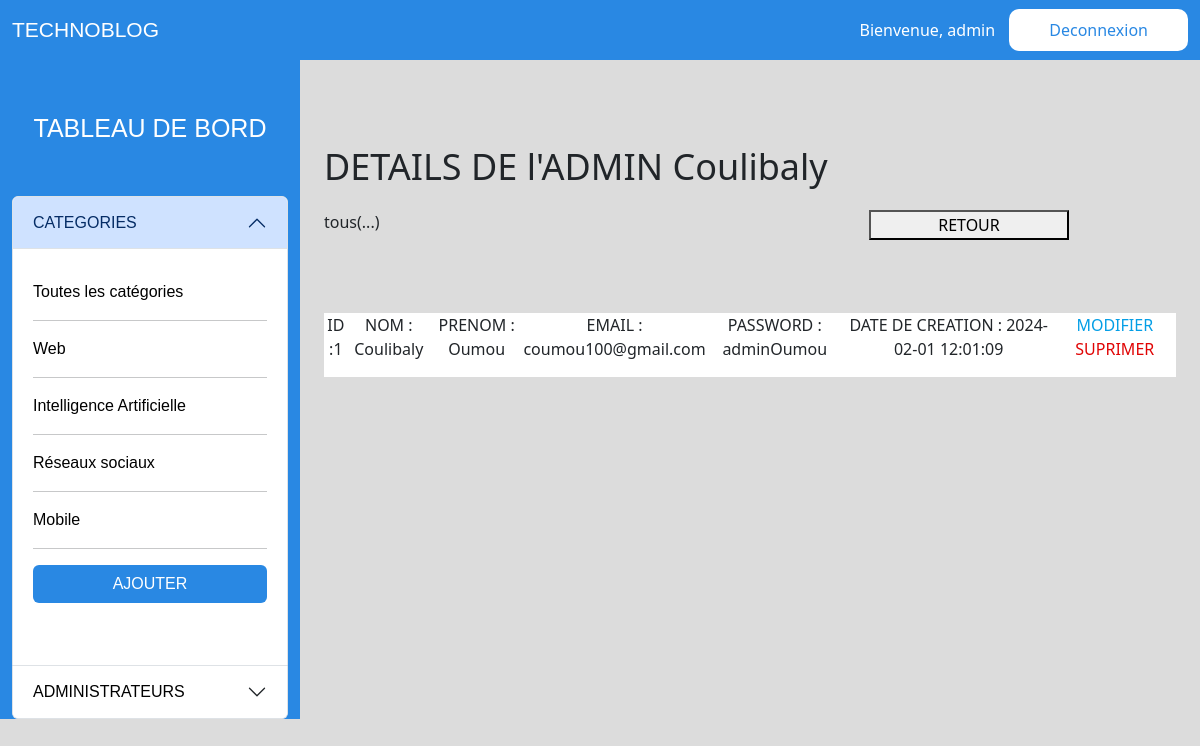
Screenshot of /site/admin/voir.php?id=1 with the database file from the repository.
### tables this page shows
CREATE TABLE `categories` (
  `id` int(11) NOT NULL,
  `nom` varchar(255) DEFAULT NULL,
  `date_creation` datetime DEFAULT NULL
);

### site/admin/voir.php (the view, shortened to what this page needs)
<?php
if (isset($_GET['id'])  && !empty($_GET['id'])) {
    $conn = new PDO('mysql:host=localhost;dbname=creatix', 'root', '');
    $id= strip_tags($_GET['id']);
    $sql= 'SELECT * FROM admin WHERE `id` = :id; ';
    $query = $conn->prepare($sql);
    $query->bindvalue(':id', $id, PDO::PARAM_INT);
    $query->execute();
    $row = $query->fetch();
}else {
    $_SESSION['erreur'] = 'URL invalide';
    header('Location: admins.php');
}
?>
<?php require_once(__DIR__.'/dashboard-header.php') ?>
<div class="col-sm-9" id="">
  <div class="cont">
    <div class="container text-center">
      <div class="row">
        <div class="col-sm-12">
          <p style="  font-size: 36px;text-align: start ;">DETAILS DE l'ADMIN <?= $row['nom'] ?></p>
        </div>
        <div class="col-sm-6">
          <p style=" text-align: start ;">tous(...)</p>
        </div>
        <div class="col-sm-6">
          <button> <a href="admins.php">RETOUR</a></button>
        </div>
        <div class="col-sm-12 mt-5">
          <div class="admin-card">
          <p>ID :<?= $row['id'] ?></p>
          <p>NOM : <?= $row['nom'] ?></p>
          <p>PRENOM :  <?= $row['prenom'] ?></p>
          <p>EMAIL : <?= $row['email'] ?></p>
          <p>PASSWORD : <?= $row['password'] ?></p>
          <p>DATE DE CREATION : <?= $row['date_creation'] ?></p>
          <br>
          <p> <a href="edit.php?id=<?= $row['id'] ?>" class="modifier">MODIFIER</a>
        <a href="delete.php?id=<?= $row['id'] ?>" class="suprimer"> SUPRIMER</a>
        </p>
          </div>
        </div>
      </div>
    </div>
  </div>
</div>
<?php require_once(__DIR__.'/dashboard-footer.php') ?>

### site/admin/dashboard-header.php (shortened to what this page needs)
<!DOCTYPE html>
<html lang="en">
<head>
    <link href="https://cdn.jsdelivr.net/npm/bootstrap@5.3.2/dist/css/bootstrap.min.css" rel="stylesheet">
    <link rel="stylesheet" href="css/style-admin.css">
</head>
<body>
    <div class="container-fluid text-center">
        <div class="row">
            <div class="col-sm-12" id="haut-page">
                <span class="nom-blog">TECHNOBLOG</span> <span>Bienvenue, <?php
                if(isset($_SESSION['prenom'], $_SESSION['nom'])){
                    echo $_SESSION['prenom'] . " " . $_SESSION['nom'] ;
                } else {
                    echo 'admin';
                }
                 ?>
                    <a href="deconnexion.php" class="button"> Deconnexion</a>
                </span>
            </div>
            <div class="col-sm-3" id="cote">
                <a class="dashboardName" href="dashboard.php">TABLEAU DE BORD</a>
                <div class="accordion mt-5" id="accordionPanelsStayOpenExample">
                    <div class="accordion-item">
                        <h2 class="accordion-header">
                            <button class="accordion-button" type="button" data-bs-toggle="collapse" data-bs-target="#panelsStayOpen-collapseOne" aria-expanded="true" aria-controls="panelsStayOpen-collapseOne">
                                CATEGORIES
                            </button>
                        </h2>
                        <div id="panelsStayOpen-collapseOne" class="accordion-collapse collapse show">
                            <div class="accordion-body">
                                <ul>
                                <li><a href="dashboard.php" class="text-categorie">Toutes les catégories</a></li>
                                    <hr>
                                    <?php
                                    $sql = "SELECT id, nom FROM categories";
                                    $conn = new PDO('mysql:host=localhost;dbname=creatix', 'root', '');
                                    $request = $conn->query($sql);
                                    while ($data = $request->fetch()) {
                                    ?>
                                        <li><a href="categorie.php?id=<?= $data['id'] ?>" class="text-categorie"><?= stripslashes($data['nom']) ?></a></li>
                                        <hr>
                                    <?php
                                    }
                                    ?>
                                    <li> <button type="button" class="btn menu-button"><a href="creer-categorie.php">AJOUTER</a></button>
                                    </li>
                                </ul>
                            </div>
                        </div>
                    </div>
                    <div class="accordion-item">
                        <h2 class="accordion-header">
                            <button class="accordion-button collapsed" type="button" data-bs-toggle="collapse" data-bs-target="#panelsStayOpen-collapseTwo" aria-expanded="false" aria-controls="panelsStayOpen-collapseTwo">
                               <a href="admins.php">ADMINISTRATEURS</a>
                            </button>
                        </h2>
                    </div>
                </div>
            </div>

### site/admin/css/style-admin.css (style rules this page uses)
body { margin: 0; padding: 0; background-color: gainsboro; }
li { list-style-type: none; margin-bottom: 15px; }
ul { padding-top: 15px; background-color: #ffffff; padding-bottom: 15px; padding-left: 0px; }
a { color: black; text-decoration: none; }
.dashboardName { color: #fff; font-size: 25px; }
button { width: 200px; }
#haut-page { background-color: #2988E3; height: 60px; color: white; display: flex; align-items: center; justify-content: space-between; }
#cote { background-color: #2988E3; color: white; font-family: 'Trebuchet MS', 'Lucida Sans Unicode', 'Lucida Grande', 'Lucida Sans', Arial, sans-serif; padding-top: 50px; }
.cont { width: 100%; margin: auto; padding-top: 80px; }
.admin-card { width: 100%; display: flex; justify-content: space-around; border: none; background-color: white; align-items: center; margin-top: 15px; }
.nom-blog { font-family: Provicali, sans-serif; font-size: 21px; }
.text-categorie { text-align: center; }
.modifier { color: rgb(3, 158, 230); margin: 5px; }
.suprimer { color: rgb(224, 4, 4); margin: 5px; }
.accordion-body li { text-align: start; }
.menu-button { color: white; background-color: #2988E3; width: 100%; }
.menu-button a { color: white; }
.button { border-radius: 10px; padding: 10px 40px; border: none; color: #2988E3; margin-left: 10px; background-color: #fff; }

### rows the page displays
categories: nom "Web"
categories: nom "Intelligence Artificielle"
categories: nom "Réseaux sociaux"
categories: nom "Mobile"

### other values shown
$row['nom'] "Coulibaly"
$row['id'] "1"
$row['prenom'] "Oumou"
$row['email'] "coumou100@gmail.com"
$row['password'] "adminOumou"
$row['date_creation'] "2024-02-01 12:01:09"
